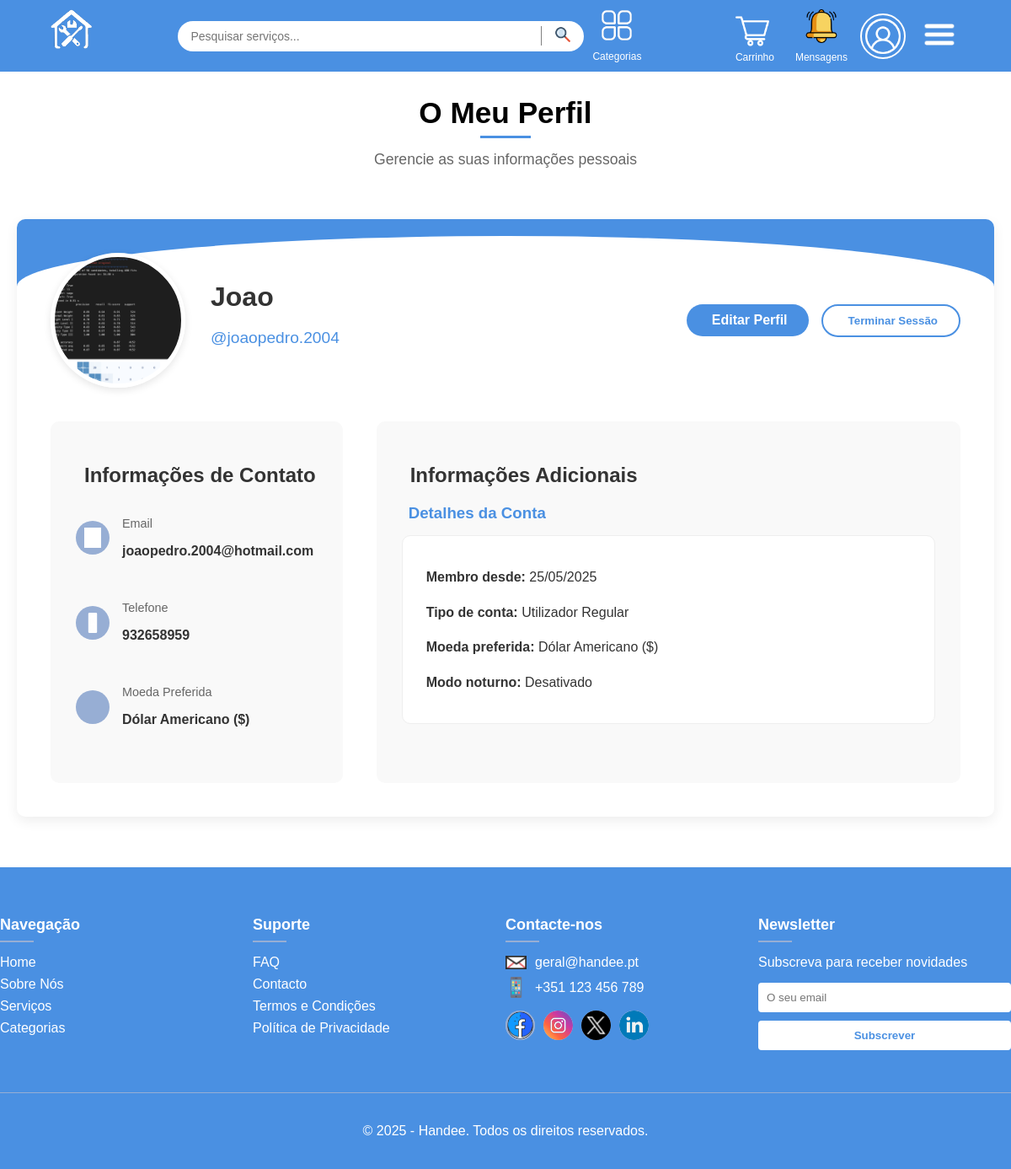
Screenshot of /Views/profile/profile.php (signed in) with the database file from the repository.
### tables this page shows
CREATE TABLE Media (
    id INTEGER PRIMARY KEY,
    service_id INTEGER,
    path_ TEXT NOT NULL,
    title TEXT,
    FOREIGN KEY (service_id) REFERENCES Service_(id)
);

CREATE TABLE User_ (
    id INTEGER PRIMARY KEY,
    name_ TEXT NOT NULL,
    password_ TEXT NOT NULL,
    email TEXT NOT NULL UNIQUE CHECK( email LIKE '%@%.%' AND LENGTH(email) >= 6),
    username TEXT NOT NULL UNIQUE,
    web_link TEXT,
    phone_number TEXT CHECK (LENGTH(phone_number) >= 9),
    profile_photo INTEGER,
    is_admin BOOLEAN NOT NULL DEFAULT false,
    creation_date DATE NOT NULL DEFAULT (DATE('now')),
    is_freelancer BOOLEAN NOT NULL DEFAULT false,
    currency TEXT NOT NULL DEFAULT "eur" CHECK (currency IN ('eur', 'usd', 'gbp', 'brl')),
    is_blocked BOOLEAN NOT NULL DEFAULT false,
    night_mode BOOLEAN NOT NULL DEFAULT false,
    FOREIGN KEY (profile_photo) REFERENCES Media(id)
);

### Utils/session.php (called while the page is built, shortened)
<?php
function getCurrentUserId(){
    return isset($_SESSION['user_id']) ? $_SESSION['user_id'] : null;
}
?>

### Controllers/userController.php (called while the page is built, shortened)
<?php
function getUserCompleteData($userId) {
    try {
        $db = getDatabaseConnection();
        $stmt = $db->prepare("
            SELECT id, name_, password_, email, username, web_link,
                   phone_number, profile_photo, is_admin, creation_date,
                   is_freelancer, currency, is_blocked, night_mode
            FROM User_
            WHERE id = :id
        ");
        $stmt->execute([':id' => $userId]);
        $userData = $stmt->fetch(PDO::FETCH_ASSOC);
        $userData['web_link'] = $userData['web_link'] ?? '';
        $userData['phone_number'] = $userData['phone_number'] ?? '';
        $userData['profile_photo'] = $userData['profile_photo'] ?? null;
        $userData['is_admin'] = (bool)$userData['is_admin'];
        $userData['is_blocked'] = (bool)$userData['is_blocked'];
        $userData['is_freelancer'] = (bool)$userData['is_freelancer'];
        $userData['night_mode'] = (bool)$userData['night_mode'];
        return $userData;
    } catch (PDOException $e) {
        error_log("Erro ao obter dados completos do utilizador: " . $e->getMessage());
        return null;
    }
}
function getAvailableCurrencies() {
    return [
        'eur' => 'Euro (€)',
        'usd' => 'Dólar Americano ($)',
        'gbp' => 'Libra Esterlina (£)',
        'brl' => 'Real Brasileiro (R$)'
    ];
}
function getProfilePhotoUrl($userId) {
    try {
        $db = getDatabaseConnection();
        $stmt = $db->prepare("
            SELECT m.path_
            FROM User_ u
            LEFT JOIN Media m ON u.profile_photo = m.id
            WHERE u.id = :id
        ");
        $stmt->execute([':id' => $userId]);
        $result = $stmt->fetch(PDO::FETCH_ASSOC);
        return $result && $result['path_'] ? '/' . $result['path_'] : null;
    } catch (Exception $e) {
        error_log("Erro ao obter URL da foto: " . $e->getMessage());
        return null;
    }
}
?>

### Views/profile/profile.php (the view, shortened to what this page needs)
<?php
require_once(BASE_PATH . "/Utils/session.php");
require_once(BASE_PATH . "/Templates/common_elems.php");
require_once(BASE_PATH . "/Controllers/userController.php");
$profileUserId = isset($_GET['id']) ? intval($_GET['id']) : null;
if (!$profileUserId) {
    $profileUserId = getCurrentUserId();
}
$userData = getUserCompleteData($profileUserId);
$isOwnProfile = (getCurrentUserId() == $profileUserId);
$availableCurrencies = getAvailableCurrencies();
$currencyName = $availableCurrencies[$userData['currency']] ?? 'Euro (€)';
$profilePhotoUrl = getProfilePhotoUrl($profileUserId);
?>
<main>
    <section class="section-header">
        <h2><?php echo $isOwnProfile ? 'O Meu Perfil' : 'Perfil de Utilizador'; ?></h2>
        <p><?php echo $isOwnProfile ? 'Gerencie as suas informações pessoais' : 'Visualize as informações públicas deste utilizador'; ?></p>
    </section>
    <section class="profile-section">
        <div class="profile-container">
            <div class="profile-header"></div>
            <div class="profile-main">
                <div class="profile-image-container">
                    <div class="profile-image" style="background-image: url('<?php echo $profilePhotoUrl ?: '/Images/site/header/genericProfile.png'; ?>'); background-size: cover; background-position: center;">
                    </div>
                </div>
                <div class="profile-info">
                    <h1><?php echo htmlspecialchars($userData['name_']); ?></h1>
                    <p class="profile-username">@<?php echo htmlspecialchars($userData['username']); ?></p>
                </div>
                <div class="profile-actions">
                    <?php if ($isOwnProfile): ?>
                        <a href="/Views/profile/editProfile.php" class="edit-profile-btn">
                            Editar Perfil
                        </a>
                        <form method="post" style="display: inline;">
                            <button type="submit" name="logout" class="logout-btn">
                                Terminar Sessão
                            </button>
                        </form>
                    <?php endif; ?>
                </div>
            </div>
            <div class="profile-content">
                <div class="profile-grid">
                    <div class="profile-contact">
                        <h2>
                            Informações <?php echo $isOwnProfile ? 'de Contato' : 'Públicas'; ?>
                        </h2>
                        <?php if ($isOwnProfile): ?>
                        <div class="contact-item">
                            <div class="contact-icon">
                                <img src="/Images/site/footer/mail.png" alt="Email">
                            </div>
                            <div class="contact-text">
                                <p class="contact-label">Email</p>
                                <p class="contact-value"><?php echo htmlspecialchars($userData['email']); ?></p>
                            </div>
                        </div>
                        <?php if (!empty($userData['phone_number'])): ?>
                        <div class="contact-item">
                            <div class="contact-icon">
                                <img src="/Images/site/footer/phone.png" alt="Telefone">
                            </div>
                            <div class="contact-text">
                                <p class="contact-label">Telefone</p>
                                <p class="contact-value"><?php echo htmlspecialchars($userData['phone_number']); ?></p>
                            </div>
                        </div>
                        <?php endif; ?>
                        <div class="contact-item">
                            <div class="contact-icon">
                            </div>
                            <div class="contact-text">
                                <p class="contact-label">Moeda Preferida</p>
                                <p class="contact-value"><?php echo htmlspecialchars($currencyName); ?></p>
                            </div>
                        </div>
                        <?php endif; ?>
                    </div>
                    <div class="profile-details">
                        <h2>
                            Informações Adicionais
                        </h2>
                        <div class="bio-section">
                            <h3>
                                Detalhes da Conta
                            </h3>
                            <div class="bio-content">
                                <p>
                                    <strong>Membro desde:</strong> <?php echo date('d/m/Y', strtotime($userData['creation_date'])); ?>
                                </p>
                                <p>
                                    <strong>Tipo de conta:</strong>
                                    <?php
                                    $accountTypes = [];
                                    if (empty($accountTypes)) $accountTypes[] = 'Utilizador Regular';
                                    echo implode(', ', $accountTypes);
                                    ?>
                                </p>
                                <?php if ($isOwnProfile): ?>
                                <p>
                                    <strong>Moeda preferida:</strong> <?php echo htmlspecialchars($currencyName); ?>
                                </p>
                                <p>
                                    <strong>Modo noturno:</strong>
                                    <?php echo $userData['night_mode'] ? 'Ativado' : 'Desativado'; ?>
                                </p>
                                <?php endif; ?>
                            </div>
                        </div>
                    </div>
                </div>
            </div>
        </div>
    </section>
</main>

### Styles/common_ellements.css (style rules this page uses)
:root { --primary-color: #4a90e2; --secondary-color: #f8f9fa; --text-color: #333; --hover-color: #3a7bc8; --detail-color: #97AED4; --boxShadow-color: #EEEEEE; }
body { margin: 0; padding: 0; font-family: 'Arial', sans-serif; }
a { color: white; text-decoration: none; }
.section-header { text-align: center; position: relative; width: 90%; margin: 0 auto 40px auto; }
.section-header h2 { font-size: 2.2rem; margin-bottom: 10px; position: relative; display: inline-block; }
.section-header h2::after { content: ''; position: absolute; bottom: -10px; left: 50%; transform: translateX(-50%); width: 60px; height: 3px; background-color: var(--primary-color); }
.section-header p { color: #666; font-size: 1.1rem; width: 60%; margin: 15px auto 0 auto; }
.contact-icon { width: 50px; height: 50px; background-color: var(--primary-color); border-radius: 50%; display: flex; align-items: center; justify-content: center; margin-right: 15px; }
.contact-icon img { width: 24px; height: 24px; filter: brightness(0) invert(1); }

### Styles/profile.css (style rules this page uses)
.profile-section { max-width: 1200px; margin: 60px auto; padding: 0 20px; }
.profile-container { background-color: white; border-radius: 10px; box-shadow: 0 5px 15px var(--boxShadow-color); overflow: hidden; }
.profile-header { background-color: var(--primary-color); color: white; padding: 40px; position: relative; }
.profile-header::after { content: ''; position: absolute; bottom: 0; left: 0; right: 0; height: 60px; background-color: white; border-radius: 50% 50% 0 0 / 100% 100% 0 0; }
.profile-main { display: flex; align-items: center; position: relative; z-index: 1; margin-top: -40px; padding: 0 40px; }
.profile-image-container { margin-right: 30px; }
.profile-image { width: 150px; height: 150px; border-radius: 50%; background-size: cover; background-position: center; border: 5px solid white; box-shadow: 0 3px 10px rgba(0, 0, 0, 0.1); }
.profile-info { flex-grow: 1; }
.profile-info h1 { margin: 0 0 5px; color: var(--text-color); font-size: 2rem; }
.profile-username { color: var(--primary-color); font-size: 1.2rem; margin-bottom: 10px; }
.profile-actions { display: flex; gap: 15px; align-items: center; }
.edit-profile-btn, .logout-btn { padding: 10px 25px; border-radius: 30px; text-decoration: none; font-weight: bold; transition: all 0.3s ease; display: inline-block; border: none; cursor: pointer; }
.edit-profile-btn { background-color: var(--primary-color); color: white; }
.logout-btn { background-color: transparent; color: var(--primary-color); border: 2px solid var(--primary-color); }
.profile-content { padding: 40px; }
.profile-grid { display: grid; grid-template-columns: 1fr 2fr; gap: 40px; }
.profile-contact { background-color: #f9f9f9; border-radius: 10px; padding: 30px; }
.profile-contact h2 { margin-bottom: 20px; color: var(--text-color); font-size: 1.5rem; }
.contact-item { display: flex; align-items: center; margin-bottom: 20px; }
.contact-icon { width: 40px; height: 40px; background-color: var(--detail-color); border-radius: 50%; display: flex; align-items: center; justify-content: center; margin-right: 15px; }
.contact-icon img { width: 20px; filter: brightness(0) invert(1); }
.contact-text { flex-grow: 1; }
.contact-label { font-size: 0.9rem; color: #666; }
.contact-value { font-weight: bold; color: var(--text-color); }
.profile-details { background-color: #f9f9f9; border-radius: 10px; padding: 30px; }
.profile-details h2 { margin-bottom: 20px; color: var(--text-color); font-size: 1.5rem; }
.bio-section { margin-bottom: 30px; }
.bio-section h3 { margin-bottom: 15px; color: var(--primary-color); }
.bio-content { line-height: 1.6; color: var(--text-color); background-color: white; padding: 20px; border-radius: 10px; border: 1px solid #eee; min-height: 100px; }

### rows the page displays
media: path_ (picture)
user_: name_ "Joao", username "joaopedro.2004", email "joaopedro.2004@hotmail.com", phone_number "932658959", currency "Dólar Americano ($)", creation_date "25/05/2025"

### other values shown
implode(', ', $accountTypes) "Utilizador Regular"
